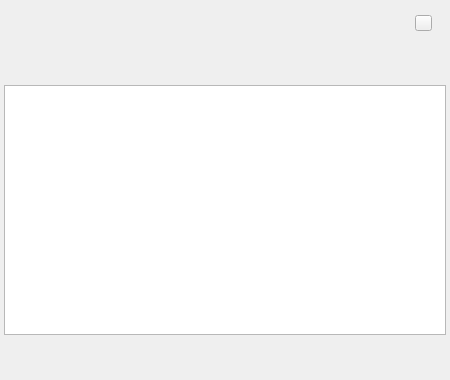
<?xml version="1.0" encoding="UTF-8"?>
<ui version="4.0">
 <class>MeetingListWdg</class>
 <widget class="QWidget" name="MeetingListWdg">
  <property name="geometry">
   <rect>
    <x>0</x>
    <y>0</y>
    <width>450</width>
    <height>380</height>
   </rect>
  </property>
  <property name="windowTitle">
   <string>MeetingListWdg</string>
  </property>
  <widget class="QLabel" name="backLabel">
   <property name="geometry">
    <rect>
     <x>0</x>
     <y>0</y>
     <width>450</width>
     <height>380</height>
    </rect>
   </property>
   <property name="text">
    <string/>
   </property>
  </widget>
  <widget class="QPushButton" name="closeBtn">
   <property name="geometry">
    <rect>
     <x>415</x>
     <y>15</y>
     <width>17</width>
     <height>16</height>
    </rect>
   </property>
   <property name="text">
    <string/>
   </property>
  </widget>
  <widget class="QLabel" name="logoLabel">
   <property name="geometry">
    <rect>
     <x>24</x>
     <y>25</y>
     <width>242</width>
     <height>46</height>
    </rect>
   </property>
   <property name="text">
    <string/>
   </property>
  </widget>
  <widget class="QLabel" name="tBackImage">
   <property name="geometry">
    <rect>
     <x>4</x>
     <y>85</y>
     <width>442</width>
     <height>250</height>
    </rect>
   </property>
   <property name="text">
    <string/>
   </property>
  </widget>
  <widget class="QTableView" name="myTableView">
   <property name="geometry">
    <rect>
     <x>4</x>
     <y>85</y>
     <width>442</width>
     <height>250</height>
    </rect>
   </property>
   <property name="horizontalScrollBarPolicy">
    <enum>Qt::ScrollBarAlwaysOff</enum>
   </property>
  </widget>
 </widget>
 <layoutdefault spacing="6" margin="11"/>
 <resources/>
 <connections/>
</ui>
